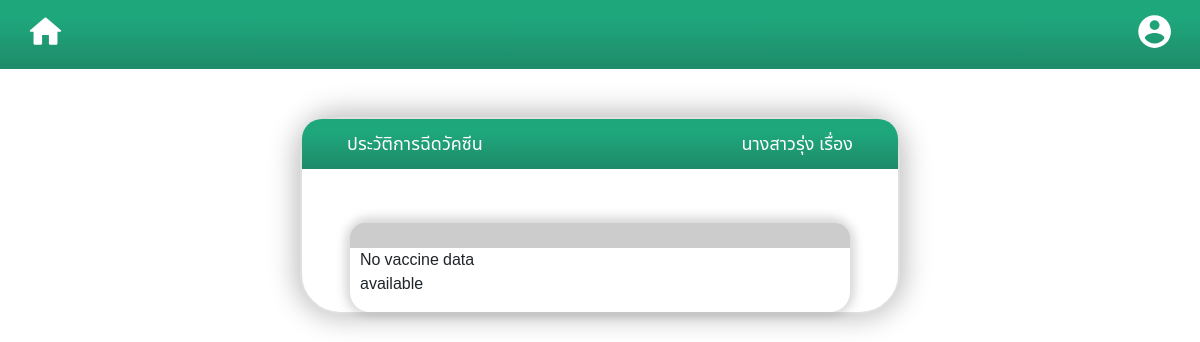
Before: /vaccine.php?user_id=12345 with the older database file.
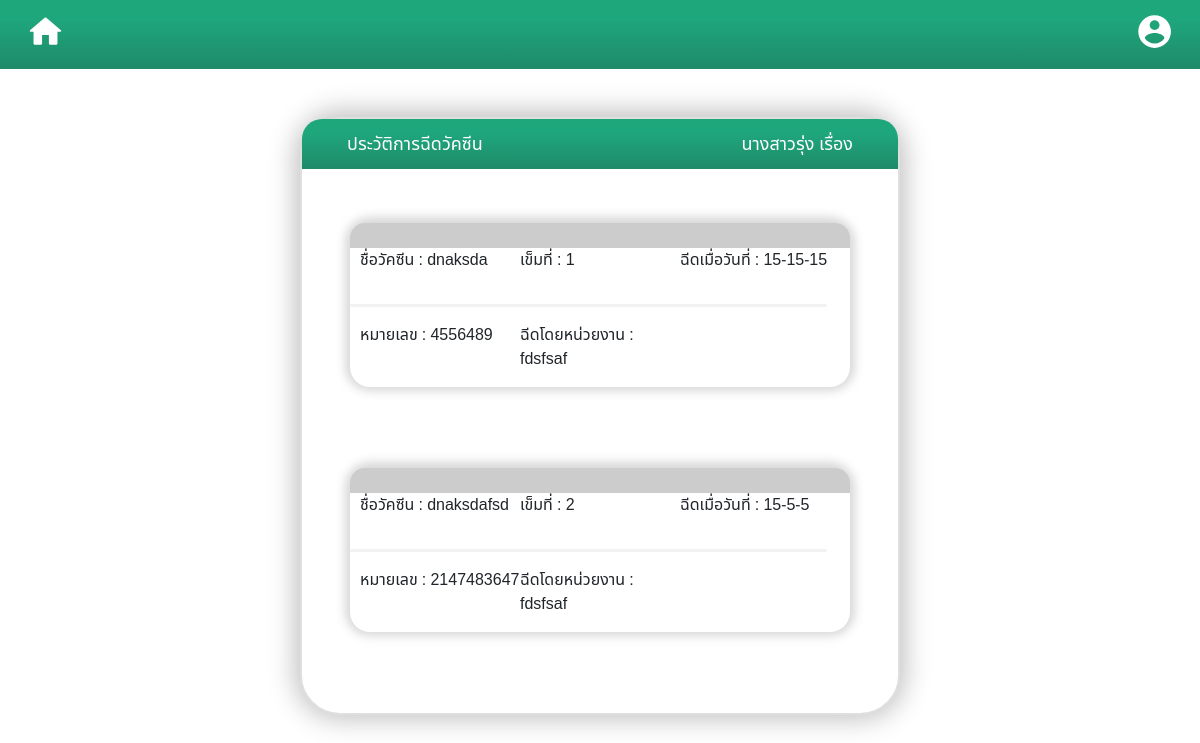
After: the same page with the newer database file.
### tables this page shows
CREATE TABLE `vaccine` (
  `user_id` int(13) NOT NULL,
  `nm_vac` text NOT NULL,
  `num_vac` int(11) NOT NULL,
  `date_vac` text NOT NULL,
  `id_vac` int(11) NOT NULL,
  `agency_vac` text NOT NULL
);

### vaccine.php (the view, shortened to what this page needs)
<?php
require_once "layout/header.php";
require_once "database/connect.php";
$userID = $_GET["user_id"];
$sql = "SELECT * FROM vaccine WHERE user_id = :user_id";
$stmt = $pdo->prepare($sql);
$stmt->bindParam(':user_id', $userID, PDO::PARAM_INT);
$stmt->execute();
$vaccineData = $stmt->fetchAll(PDO::FETCH_ASSOC);
?>
<br>
<br>
<div class="contain-main-vaccine">
    <div class="container-vaccine">
        <div class="top-con">
            <div class="text-topic-vaccine">
                <p class="record-text">ประวัติการฉีดวัคซีน</p>
                <p class="fullname">นางสาวรุ่ง เรื่อง</p>
            </div>
        </div>
        <br> <br>
        <?php if (empty($vaccineData)) : ?>
            <div class="sub-container-vaccine">
                <div class="top-sub"></div>
                <div class="vaccine-detail">
                    <p>No vaccine data available</p>
                </div>
            </div>
        <?php else : ?>
            <?php foreach ($vaccineData as $vaccine) : ?>
                <div class="sub-container-vaccine">
                    <div class="top-sub"></div>
                    <div class="vaccine-detail">
                        <p>ชื่อวัคซีน : <?php echo $vaccine['nm_vac']; ?></p>
                        <p>เข็มที่ : <?php echo $vaccine['num_vac']; ?></p>
                        <p>ฉีดเมื่อวันที่ : <?php echo $vaccine['date_vac']; ?></p>
                    </div>
                    <hr class="bar-hr">
                    <div class="vaccine-detail">
                        <p>หมายเลข : <?php echo $vaccine['id_vac']; ?></p>
                        <p>ฉีดโดยหน่วยงาน : <?php echo $vaccine['agency_vac']; ?></p>
                    </div>
                </div>
                <br> <br> <br>
            <?php endforeach; ?>
        <?php endif; ?>
    </div>
</div>
</body>
</html>

### layout/header.php (shortened to what this page needs)
<!DOCTYPE html>
<html lang="en">
<head>
    <link href="https://cdn.jsdelivr.net/npm/bootstrap@5.0.2/dist/css/bootstrap.min.css" rel="stylesheet">
    <link rel="stylesheet" href="css/record1.css">
    <link rel="stylesheet" href="https://stackpath.bootstrapcdn.com/bootstrap/4.5.2/css/bootstrap.min.css">
    <link rel="stylesheet" href="css/searchbar.css">
    <link rel="stylesheet" href="https://cdnjs.cloudflare.com/ajax/libs/font-awesome/6.0.0/css/all.min.css">
    <link rel="stylesheet" href="css/loginstyle1.css">
    <link rel="stylesheet" href="css/nav-bar.css">
    <link rel="stylesheet" href="css/main.css">
    <link rel="stylesheet" href="css/casehistory.css">
    <link rel="stylesheet" href="css/vaccine-style.css">
</head>
<body>
    <div class="nav-bar">
        <div class="icon-home">
            <a href="#" id="btn-for-go">
            </a>
        </div>
        <?php if (!isset($_SESSION["userid"])) { ?>
            <div class="icon-user">
            </div>
        <?php } ?>
    </div>

### css/nav-bar.css (style rules this page uses)
.nav-bar { width: 100%; height: 69px; background: linear-gradient(180deg, #1FA77C 27.08%, #1E8B69 97.92%); display: flex; position: relative; }
.icon-home { position: absolute; top: 12px; left: 25px; }
.icon-user { position: absolute; top: 12px; right: 25px; }

### css/vaccine-style.css (style rules this page uses)
.contain-main-vaccine { display: flex; flex-direction: row; }
.container-vaccine { width: 600px; height: auto; background: white; border: 2px solid rgb(223, 223, 223); border-radius: 40px; backdrop-filter: blur(15px); box-shadow: 0px -1px 26.100000381469727px 5px rgba(0, 0, 0, 0.25); margin: auto auto; height: auto; font-family: 'Noto Sans Thai', sans-serif; font-size: 18px; }
.top-con { border-top-left-radius:20px; border-top-right-radius:20px; background: linear-gradient(180deg, #1FA77C 27.08%, #1E8B69 97.92%);; width: 100%; height: 50px; color: white; padding-top: 12px; }
.text-topic-vaccine { display: flex; flex-direction: row; justify-content: space-between; padding-left: 45px; padding-right: 45px; align-items: center; }
.sub-container-vaccine { width: 500px; height: auto; background: white; border: 0px solid rgb(223, 223, 223); border-radius: 20px; backdrop-filter: blur(5px); box-shadow: 0px -1px 10px 5px rgba(101, 101, 101, 0.25); margin: auto auto; height: auto; }
.vaccine-detail { display: grid; grid-template-columns: repeat(3, 1Fr); padding-left: 10px; padding-right: 10px; font-size: small; font-size: 16px; }
.top-sub { border-top-left-radius:15px; border-top-right-radius:15px; background-color: #cccccc; width: 100%; height: 25px; color: white; padding: 0; }
.bar-hr { width: 95%; height: 2px; border-radius: 5px; background-color: #cccccc; border: 1px solid #cccccc; }

Changed rows visible on the page:
added vaccine: nm_vac "dnaksda", num_vac "1", date_vac "15-15-15", id_vac "4556489", agency_vac "fdsfsaf"
added vaccine: nm_vac "dnaksdafsd", num_vac "2", date_vac "15-5-5", id_vac "2147483647", agency_vac "fdsfsaf"
Other visible differences:
text no longer shown: "No vaccine data available"
